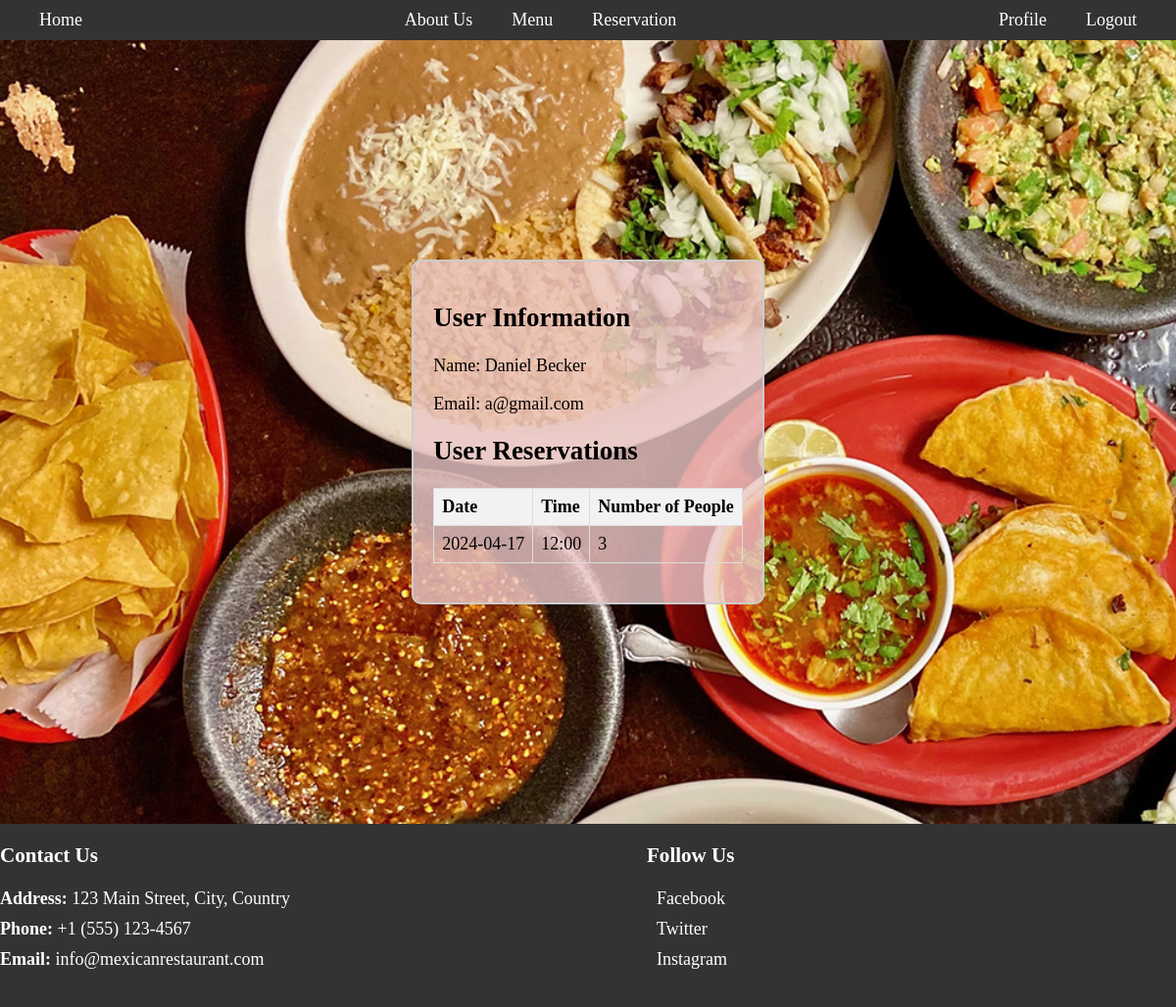
The app's page /profile (signed in), older data.
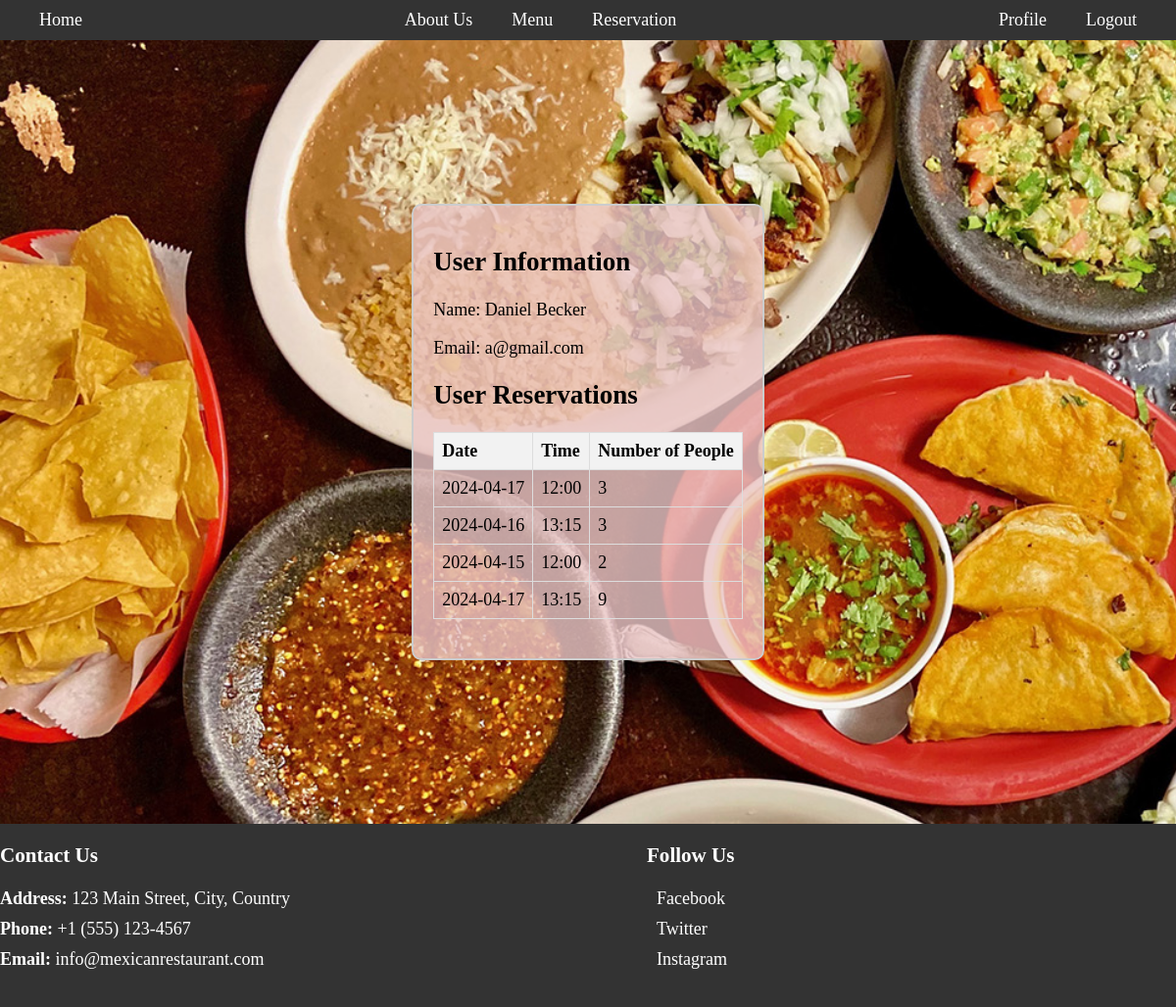
The same page, newer data.
### models.py (models this page shows, shortened)
class User(db.Model, UserMixin):
    id = db.Column(db.Integer, primary_key=True)
    name = db.Column(db.String(50), nullable=False)
    email = db.Column(db.String(120), nullable=False)
    password = db.Column(db.String(100), nullable=False)
    reservations = db.relationship('Reservation', back_populates="user")
    orders = db.relationship("Order", back_populates="user")

class Reservation(db.Model):
    id = db.Column(db.Integer, primary_key=True)
    time = db.Column(db.DateTime, default=datetime.now(timezone.utc))
    num_people = db.Column(db.Integer, nullable=False)
    user_id = db.Column(db.Integer, db.ForeignKey('user.id'))
    user = db.relationship("User", back_populates="reservations")

### main.py (the view)
@main.route('/profile')
@login_required
def profile():
    return render_template("profile.html", user=current_user)

### init.py (called while the page is built)
def create_app():
    app = Flask(__name__)
    app.config['SECRET_KEY'] = 'secret-key-goes-here'
    app.config['SQLALCHEMY_DATABASE_URI'] = 'sqlite:///test.db'
    db.init_app(app)
    admin.init_app(app)
    from auth import auth as auth_blueprint
    app.register_blueprint(auth_blueprint)
    from main import main as main_blueprint
    app.register_blueprint(main_blueprint)
    login_manager = LoginManager()
    login_manager.login_view = "auth.login" # type: ignore
    login_manager.init_app(app)
    from models import User
    @login_manager.user_loader
    def load_user(user_id):
        return User.query.get(int(user_id))
    return app

### templates/profile.html (shortened to what this page needs)
{% extends 'base.html' %}
{% block body %}
<div class="profile-container">
    <div class="user-profile">
        <div class="user-information">
            <h2>User Information</h2>
            <p><span class="label">Name:</span> {{user.name}}</p>
            <p><span class="label">Email:</span> {{user.email}}</p>
        </div>
        <div class="user-reservations">
            <h2>User Reservations</h2>
            <table>
                <thead>
                    <tr>
                        <th>Date</th>
                        <th>Time</th>
                        <th>Number of People</th>
                    </tr>
                </thead>
                <tbody>
                    {% for reservation in user.reservations %}
                    <tr>
                        <td>{{ reservation.time.date() }}</td>
                        <td>{{ reservation.time.strftime("%H:%M") }}</td>
                        <td>{{ reservation.num_people }}</td>
                    </tr>
                    {% endfor %}
                </tbody>
            </table>
        </div>
    </div>
</div>
{% endblock %}

### templates/base.html (shortened to what this page needs)
<!DOCTYPE html>
<html lang="en">
<head>
    <link rel="stylesheet" href="{{ url_for('static', filename='css/main.css')}}">
    <link rel="stylesheet" href="{{ url_for('static', filename='css/navbar.css')}}">
    <link rel="stylesheet" href="{{ url_for('static', filename='css/menu.css')}}">
    <link rel="stylesheet" href="{{ url_for('static', filename='css/reservation.css')}}">
    <link rel="stylesheet" href="{{ url_for('static', filename='css/footer.css')}}">
    <link rel="stylesheet" href="{{ url_for('static', filename='css/flash_messages.css')}}">
    <link rel="stylesheet" href="{{ url_for('static', filename='css/login.css')}}">
    <link rel="stylesheet" href="{{ url_for('static', filename='css/signup.css')}}">
    <link rel="stylesheet" href="{{ url_for('static', filename='css/index.css')}}">
    <link rel="stylesheet" href="{{ url_for('static', filename='css/profile.css')}}">
</head>
<body>
    <nav>
        <ul class="left">
          <li><a href="{{ url_for('main.index') }}">Home</a></li>
        </ul>
        <ul class="middle">
          <li><a href="{{ url_for('main.about') }}">About Us</a></li>
          <li><a href="{{ url_for('main.menu') }}">Menu</a></li>
          <li><a href="{{ url_for('main.reservation') }}">Reservation</a></li>
        </ul>
        <ul class="right">
            {% if current_user.is_authenticated %}
            <li>
                <a href="{{ url_for('main.profile') }}" class="navbar-item">
                    Profile
                </a>
            </li>
            {% endif %}
            {% if current_user.is_authenticated %}
            <li>
                <a href="{{ url_for('auth.logout') }}" class="navbar-item">
                    Logout
                </a>
            </li>
            {% endif %}
        </ul>
    </nav>
    {% block body %}{% endblock %}
    <footer>
        <div class="footer-container">
            <div class="contact-info">
                <h3>Contact Us</h3>
                <ul>
                    <li><strong>Address:</strong> 123 Main Street, City, Country</li>
                    <li><strong>Phone:</strong> +1 (555) 123-4567</li>
                    <li><strong>Email:</strong> info@mexicanrestaurant.com</li>
                </ul>
            </div>
            <div class="social-links">
                <h3>Follow Us</h3>
                <ul>
                    <li><a href="#">Facebook</a></li>
                    <li><a href="#">Twitter</a></li>
                    <li><a href="#">Instagram</a></li>
                </ul>
            </div>
        </div>
    </footer>
</body>
</html>

### static/css/main.css (style rules this page uses)
body { font-family: 'Playfair Display', serif; font-size: large; background-color: #f5f5f5; margin: 0; padding: 0; background-image: url('../img/menu-background.jpeg'); background-size: cover; }

### static/css/navbar.css (style rules this page uses)
nav { background-color: #333; color: #fff; display: flex; justify-content: space-between; align-items: center; padding: 10px 20px; }
nav ul { list-style-type: none; margin: 0; padding: 0; display: flex; }
nav ul li { margin: 0 10px; }
nav ul li a { text-decoration: none; color: #fff; padding: 5px 10px; }

### static/css/footer.css (style rules this page uses)
footer { background-color: #333; color: #fff; padding: 20px 0; }
.footer-container { display: flex; justify-content: space-between; max-width: 1200px; margin: 0 auto; }
.contact-info, .social-links { flex-basis: 45%; }
.contact-info h3, .social-links h3 { margin-top: 0; }
.contact-info ul, .social-links ul { list-style: none; padding: 0; }
.contact-info li, .social-links li { margin-bottom: 10px; }
.social-links li { margin-left: 10px; }
.social-links a { color: #fff; text-decoration: none; }

### static/css/profile.css (style rules this page uses)
.profile-container { display: flex; justify-content: center; align-items: center; height: 100vh; }
.user-profile { background-color: rgba(235, 199, 199, 0.8); border: 2px solid #ccc; border-radius: 10px; padding: 20px; max-width: 600px; }
.user-information, .user-reservations { margin-bottom: 20px; }
.user-reservations table { width: 100%; border-collapse: collapse; }
.user-reservations th, .user-reservations td { border: 1px solid #ddd; padding: 8px; }
.user-reservations th { background-color: #f2f2f2; text-align: left; }

Row changes from the older to the newer data that the page shows:
added Reservation: time "2024-04-16", time "13:15", num_people "3"
added Reservation: time "2024-04-15", time "12:00", num_people "2"
added Reservation: time "2024-04-17", time "13:15", num_people "9"
